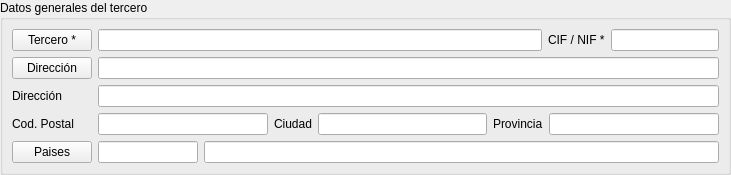
<?xml version="1.0" encoding="UTF-8"?>
<ui version="4.0">
 <class>Form</class>
 <widget class="QWidget" name="Form">
  <property name="geometry">
   <rect>
    <x>0</x>
    <y>0</y>
    <width>731</width>
    <height>168</height>
   </rect>
  </property>
  <layout class="QVBoxLayout" name="verticalLayout">
   <property name="margin">
    <number>0</number>
   </property>
   <item>
    <widget class="QGroupBox" name="groupBox">
     <property name="title">
      <string>Datos generales del tercero</string>
     </property>
     <layout class="QGridLayout" name="gridLayout">
      <item row="0" column="0">
       <widget class="DBChooseRecordButton" name="db_idtercero">
        <property name="text">
         <string>Tercero *</string>
        </property>
        <property name="fieldName" stdset="0">
         <string>idtercero</string>
        </property>
        <property name="dataEditable" stdset="0">
         <bool>true</bool>
        </property>
        <property name="scriptExecuteAfterChoose" stdset="0">
         <string>terceroWasSelected</string>
        </property>
        <property name="scriptBeforeExecute" stdset="0">
         <string>beforeSelectTercero</string>
        </property>
        <property name="replaceFields" stdset="0">
         <stringlist>
          <string>nombre;nombre</string>
          <string>cifnif;cifnif</string>
         </stringlist>
        </property>
       </widget>
      </item>
      <item row="0" column="1">
       <widget class="DBLineEdit" name="db_nombre">
        <property name="toolTip">
         <string>Se introduce aquí la razón social o nombre del tercero.</string>
        </property>
        <property name="statusTip">
         <string>Se introduce aquí la razón social o nombre del tercero.</string>
        </property>
        <property name="whatsThis">
         <string>Se introduce aquí la razón social o nombre del tercero.</string>
        </property>
        <property name="fieldName" stdset="0">
         <string>nombre</string>
        </property>
        <property name="dataEditable" stdset="0">
         <bool>true</bool>
        </property>
       </widget>
      </item>
      <item row="0" column="2">
       <widget class="QLabel" name="label_4">
        <property name="text">
         <string>CIF / NIF *</string>
        </property>
       </widget>
      </item>
      <item row="0" column="3">
       <widget class="DBLineEdit" name="db_cifnif">
        <property name="sizePolicy">
         <sizepolicy hsizetype="Preferred" vsizetype="Fixed">
          <horstretch>0</horstretch>
          <verstretch>0</verstretch>
         </sizepolicy>
        </property>
        <property name="minimumSize">
         <size>
          <width>0</width>
          <height>0</height>
         </size>
        </property>
        <property name="maximumSize">
         <size>
          <width>150</width>
          <height>16777215</height>
         </size>
        </property>
        <property name="toolTip">
         <string>Introduzca aquí el CIF o el NIF del tercero.</string>
        </property>
        <property name="statusTip">
         <string>Introduzca aquí el CIF o el NIF del tercero.</string>
        </property>
        <property name="whatsThis">
         <string>Introduzca aquí el CIF o el NIF del tercero. El formato del CIF debe ser: B0123567. El formato del NIF debe ser: 01234567M</string>
        </property>
        <property name="inputMask">
         <string>xxxxxxxxxx; </string>
        </property>
        <property name="fieldName" stdset="0">
         <string>cifnif</string>
        </property>
        <property name="dataEditable" stdset="0">
         <bool>true</bool>
        </property>
       </widget>
      </item>
      <item row="1" column="0">
       <widget class="DBChooseRecordButton" name="db_iddirtercero">
        <property name="text">
         <string>Dirección</string>
        </property>
        <property name="fieldName" stdset="0">
         <string>iddirtercero</string>
        </property>
        <property name="dataEditable" stdset="0">
         <bool>true</bool>
        </property>
        <property name="replaceFields" stdset="0">
         <stringlist>
          <string>descripcion;nombredirtercero</string>
          <string>direccion;direccion</string>
          <string>codpostal;codpostal</string>
          <string>ciudad;poblacion</string>
          <string>codpais;codpais</string>
         </stringlist>
        </property>
       </widget>
      </item>
      <item row="1" column="1" colspan="3">
       <widget class="DBLineEdit" name="db_nombredirtercero">
        <property name="sizePolicy">
         <sizepolicy hsizetype="Preferred" vsizetype="Fixed">
          <horstretch>0</horstretch>
          <verstretch>0</verstretch>
         </sizepolicy>
        </property>
        <property name="fieldName" stdset="0">
         <string>nombredirtercero</string>
        </property>
        <property name="dataEditable" stdset="0">
         <bool>true</bool>
        </property>
       </widget>
      </item>
      <item row="2" column="0">
       <widget class="QLabel" name="label_16">
        <property name="text">
         <string>Dirección</string>
        </property>
       </widget>
      </item>
      <item row="2" column="1" colspan="3">
       <widget class="DBLineEdit" name="db_direccion">
        <property name="sizePolicy">
         <sizepolicy hsizetype="Preferred" vsizetype="Fixed">
          <horstretch>0</horstretch>
          <verstretch>0</verstretch>
         </sizepolicy>
        </property>
        <property name="fieldName" stdset="0">
         <string>direccion</string>
        </property>
        <property name="dataEditable" stdset="0">
         <bool>true</bool>
        </property>
       </widget>
      </item>
      <item row="3" column="0">
       <widget class="QLabel" name="label_17">
        <property name="text">
         <string>Cod. Postal</string>
        </property>
       </widget>
      </item>
      <item row="3" column="1" colspan="3">
       <layout class="QHBoxLayout" name="horizontalLayout">
        <item>
         <widget class="DBLineEdit" name="db_codpostal">
          <property name="sizePolicy">
           <sizepolicy hsizetype="Preferred" vsizetype="Fixed">
            <horstretch>0</horstretch>
            <verstretch>0</verstretch>
           </sizepolicy>
          </property>
          <property name="fieldName" stdset="0">
           <string>codpostal</string>
          </property>
          <property name="dataEditable" stdset="0">
           <bool>true</bool>
          </property>
         </widget>
        </item>
        <item>
         <widget class="QLabel" name="label_18">
          <property name="sizePolicy">
           <sizepolicy hsizetype="Maximum" vsizetype="Preferred">
            <horstretch>0</horstretch>
            <verstretch>0</verstretch>
           </sizepolicy>
          </property>
          <property name="text">
           <string>Ciudad</string>
          </property>
         </widget>
        </item>
        <item>
         <widget class="DBLineEdit" name="db_ciudad">
          <property name="sizePolicy">
           <sizepolicy hsizetype="Preferred" vsizetype="Fixed">
            <horstretch>0</horstretch>
            <verstretch>0</verstretch>
           </sizepolicy>
          </property>
          <property name="fieldName" stdset="0">
           <string>ciudad</string>
          </property>
          <property name="dataEditable" stdset="0">
           <bool>true</bool>
          </property>
         </widget>
        </item>
        <item>
         <widget class="QLabel" name="label_19">
          <property name="sizePolicy">
           <sizepolicy hsizetype="Maximum" vsizetype="Preferred">
            <horstretch>0</horstretch>
            <verstretch>0</verstretch>
           </sizepolicy>
          </property>
          <property name="text">
           <string>Provincia</string>
          </property>
         </widget>
        </item>
        <item>
         <widget class="DBLineEdit" name="db_provincia">
          <property name="sizePolicy">
           <sizepolicy hsizetype="Preferred" vsizetype="Fixed">
            <horstretch>0</horstretch>
            <verstretch>0</verstretch>
           </sizepolicy>
          </property>
          <property name="fieldName" stdset="0">
           <string>provincia</string>
          </property>
          <property name="dataEditable" stdset="0">
           <bool>true</bool>
          </property>
         </widget>
        </item>
       </layout>
      </item>
      <item row="4" column="0">
       <widget class="DBChooseRecordButton" name="db_paisChoose">
        <property name="sizePolicy">
         <sizepolicy hsizetype="Maximum" vsizetype="Fixed">
          <horstretch>0</horstretch>
          <verstretch>0</verstretch>
         </sizepolicy>
        </property>
        <property name="text">
         <string>Paises</string>
        </property>
        <property name="fieldName" stdset="0">
         <string>codpais</string>
        </property>
        <property name="dataEditable" stdset="0">
         <bool>true</bool>
        </property>
        <property name="fieldsToGet" stdset="0">
         <string/>
        </property>
       </widget>
      </item>
      <item row="4" column="1" colspan="3">
       <layout class="QHBoxLayout" name="horizontalLayout_2">
        <item>
         <widget class="DBLineEdit" name="db_codpais">
          <property name="sizePolicy">
           <sizepolicy hsizetype="Preferred" vsizetype="Fixed">
            <horstretch>0</horstretch>
            <verstretch>0</verstretch>
           </sizepolicy>
          </property>
          <property name="maximumSize">
           <size>
            <width>100</width>
            <height>16777215</height>
           </size>
          </property>
          <property name="fieldName" stdset="0">
           <string>codpais</string>
          </property>
          <property name="dataEditable" stdset="0">
           <bool>true</bool>
          </property>
         </widget>
        </item>
        <item>
         <widget class="DBLineEdit" name="db_paises_nombre">
          <property name="sizePolicy">
           <sizepolicy hsizetype="Preferred" vsizetype="Fixed">
            <horstretch>0</horstretch>
            <verstretch>0</verstretch>
           </sizepolicy>
          </property>
          <property name="fieldName" stdset="0">
           <string>paises.nombre</string>
          </property>
          <property name="dataEditable" stdset="0">
           <bool>false</bool>
          </property>
         </widget>
        </item>
       </layout>
      </item>
     </layout>
    </widget>
   </item>
  </layout>
 </widget>
 <customwidgets>
  <customwidget>
   <class>DBChooseRecordButton</class>
   <extends>QPushButton</extends>
   <header>widgets/dbchooserecordbutton.h</header>
  </customwidget>
  <customwidget>
   <class>DBLineEdit</class>
   <extends>QLineEdit</extends>
   <header>widgets/dblineedit.h</header>
  </customwidget>
 </customwidgets>
 <tabstops>
  <tabstop>db_idtercero</tabstop>
  <tabstop>db_nombre</tabstop>
  <tabstop>db_cifnif</tabstop>
  <tabstop>db_iddirtercero</tabstop>
  <tabstop>db_nombredirtercero</tabstop>
  <tabstop>db_direccion</tabstop>
  <tabstop>db_codpostal</tabstop>
  <tabstop>db_ciudad</tabstop>
  <tabstop>db_provincia</tabstop>
  <tabstop>db_paisChoose</tabstop>
  <tabstop>db_codpais</tabstop>
  <tabstop>db_paises_nombre</tabstop>
 </tabstops>
 <resources/>
 <connections/>
</ui>
